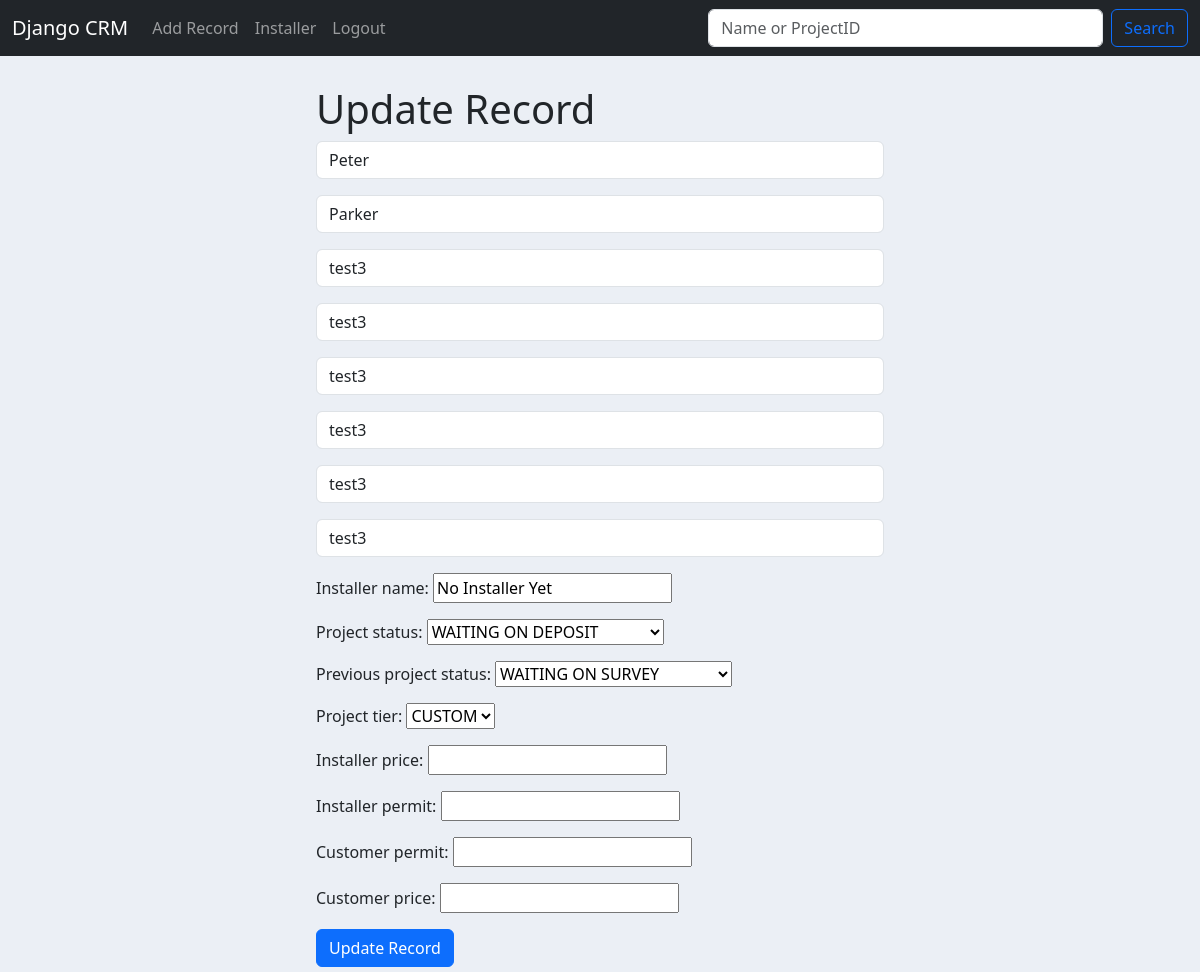
Page /update_record/6 (signed in) on the committed database.
### website/models.py (models this page shows, shortened)
class Record(models.Model):
    created_at = models.DateTimeField(auto_now_add=True)
    first_name = models.CharField(max_length=50)
    last_name = models.CharField(max_length=50)
    email = models.CharField(max_length=75)
    phone = models.CharField(max_length=12)
    address = models.CharField(max_length=100)
    city = models.CharField(max_length=50)
    state = models.CharField(max_length=25)
    zipcode = models.CharField(max_length=10)
    installer_name = models.CharField(max_length=50, default='No Installer Yet')
    project_status = models.CharField(max_length=50, choices=PROJECT_STATUS, default='Waiting on Survey')
    previous_project_status = models.CharField(max_length=50, choices=PROJECT_STATUS, default='Waiting on Survey')
    project_tier = models.CharField(max_length=50, choices=PROJECT_TIERS, default=' ')
    installer_price = models.IntegerField(default=' ', null=True)
    installer_permit = models.IntegerField(default=' ', null=True)
    customer_permit = models.IntegerField(default=' ', null=True)
    customer_price = models.IntegerField(default=' ', null=True)

### website/decorators.py (the view)
        def wrapper_func(request, *args, **kwargs):
            group = None
            if request.user.groups.exists():
                group = request.user.groups.all()[0].name
            if group in allowed_roles:
                return view_func(request, *args, **kwargs)
            else:
                messages.warning(request, "You don't have access to do this!", extra_tags='danger')
                return redirect(request.META.get('HTTP_REFERER', 'home'))

### website/views.py (called while the page is built, shortened)
@allowed_user(allowed_roles=['Admin'])
def update_record(request, pk):
    if request.user.is_authenticated:
        current_record = Record.objects.get(id=pk)
        form = AddRecordForm(request.POST or None, instance=current_record)
        return render(request, 'update_record.html', {'form': form})
    else:
        messages.success(request, "You must be logged in to Update a Record!", extra_tags='warning')
        return redirect('home')

### website/templates/update_record.html (shortened to what this page needs)
{% extends 'base.html' %}
{% block content %}
<div class = "col-md-6 offset-md-3">
    <h1> Update Record </h1>
    <form method="POST">
        {{form.as_p}}
        <button type="submit" class="btn btn-primary">Update Record</button>
    </form>
</div>
{% endblock %}

### website/templates/base.html (style rules this page uses)
body { background-color: #ebeff5; }

### rows in the picture
Record: first_name "Peter", last_name "Parker", email "test3", phone "test3", address "test3", city "test3", state "test3", zipcode "test3", installer_name "No Installer Yet", project_status "WAITING ON DEPOSIT", previous_project_status "WAITING ON SURVEY", project_tier "CUSTOM"
